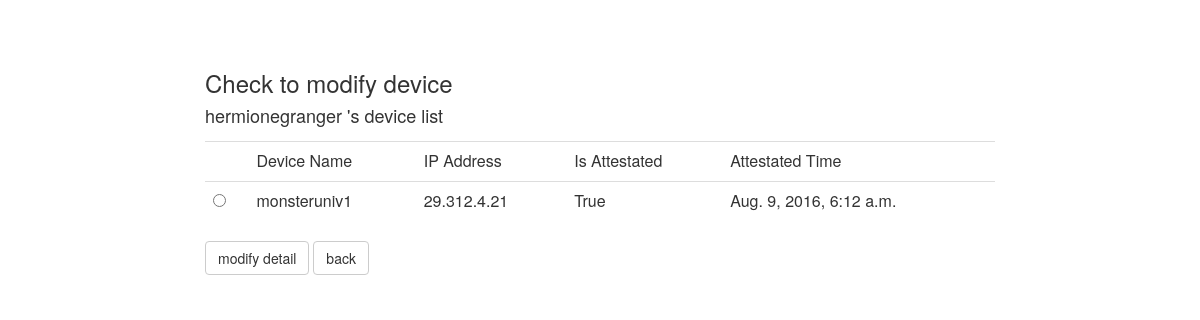
/mainpage/10/modify/device/check/, run on the app's committed database.
### mainpage/models.py (models this page shows, shortened)
class Users(models.Model):
	user_name = models.CharField(max_length=200)
	grade = models.CharField(max_length=200)

class Devices(models.Model):
	device_name = models.CharField(max_length=200)
	ip = models.CharField(max_length=20)
	is_attestated = models.BooleanField(default=False)
	attestated_time = models.DateTimeField('date published', null=True)
	user = models.ForeignKey(Users)

### mainpage/views.py (the view)
# urls.py: url(r'^(?P<users_id>[0-9]+)/modify/device/check/$', views.modify_device_check, name='modify_device_check'),
def modify_device_check(request, users_id):
	devices_list = Devices.objects.filter(user=users_id)
	template = loader.get_template('mainpage/modify_device_check.html')
	context = {
		'devices_list' : devices_list,
		'userinput' : Users.objects.get(id=users_id),
	}
	return HttpResponse(template.render(context, request))

### mainpage/templates/mainpage/modify_device_check.html (shortened to what this page needs)
<head>
	<link rel="stylesheet" href="https://maxcdn.bootstrapcdn.com/bootstrap/3.3.7/css/bootstrap.min.css">
</head>
<body style='margin-top:50px'>
<div class="row">
  	<div class="col-md-2"></div>
  	<div class="col-md-8">
	<h3> Check to modify device </h3>
	<h4>	{{userinput.user_name}} 's device list </h4>
	{% if devices_list %}
	<table class="table">
	<tr><td></td><td>Device Name</td><td>IP Address</td><td>Is Attestated</td><td>Attestated Time</td></tr>
	<form method="post" name='select' action="/mainpage/{{userinput.id}}/modify/device/">{% csrf_token %}
	{% for device in devices_list %}
		<tr>
		<label>
			<td><input type='radio' name='deldevicelist' value="{{device.id}}"/></td>
			<td>{{device.device_name}}</td>
			<td>{{device.ip}}</td>
			<td>{{device.is_attestated}}</td>
			<td>{{device.attestated_time}}</td>
		</label>
		</tr>
	{% endfor %}
	</table>
	<input type="submit" class="btn btn-default" value="modify detail" /></form>
	{% else %}
		<p> no devices </p>
	{% endif %}
	<a class="btn btn-default" href="/mainpage/" role="button">back</a>
</div>
<div class="col-md-2"></div>
</body>

### data on the page
Users: user_name "hermionegranger"
Devices: device_name "monsteruniv1", ip "29.312.4.21", is_attestated "True", attestated_time "Aug. 9, 2016, 6:12 a.m."
